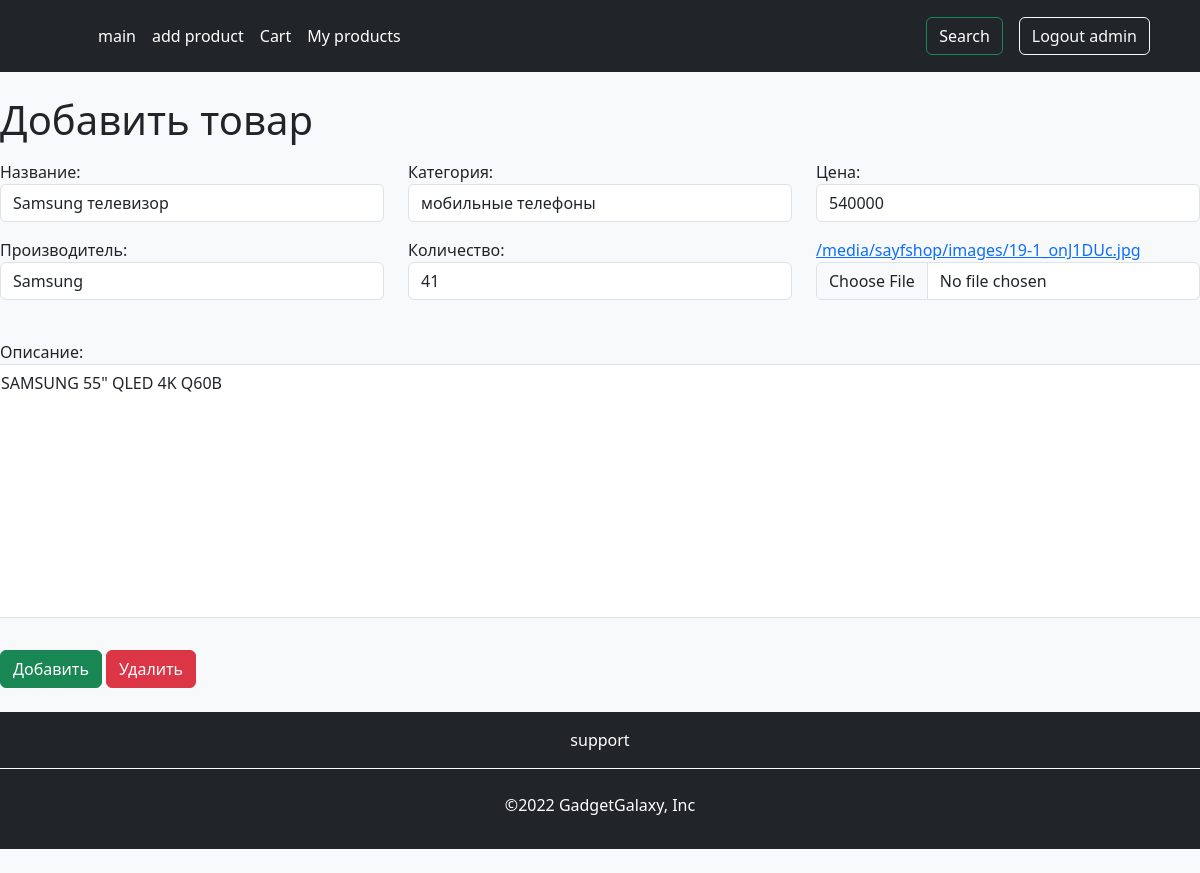
The app's page /change/22 (signed in), older data.
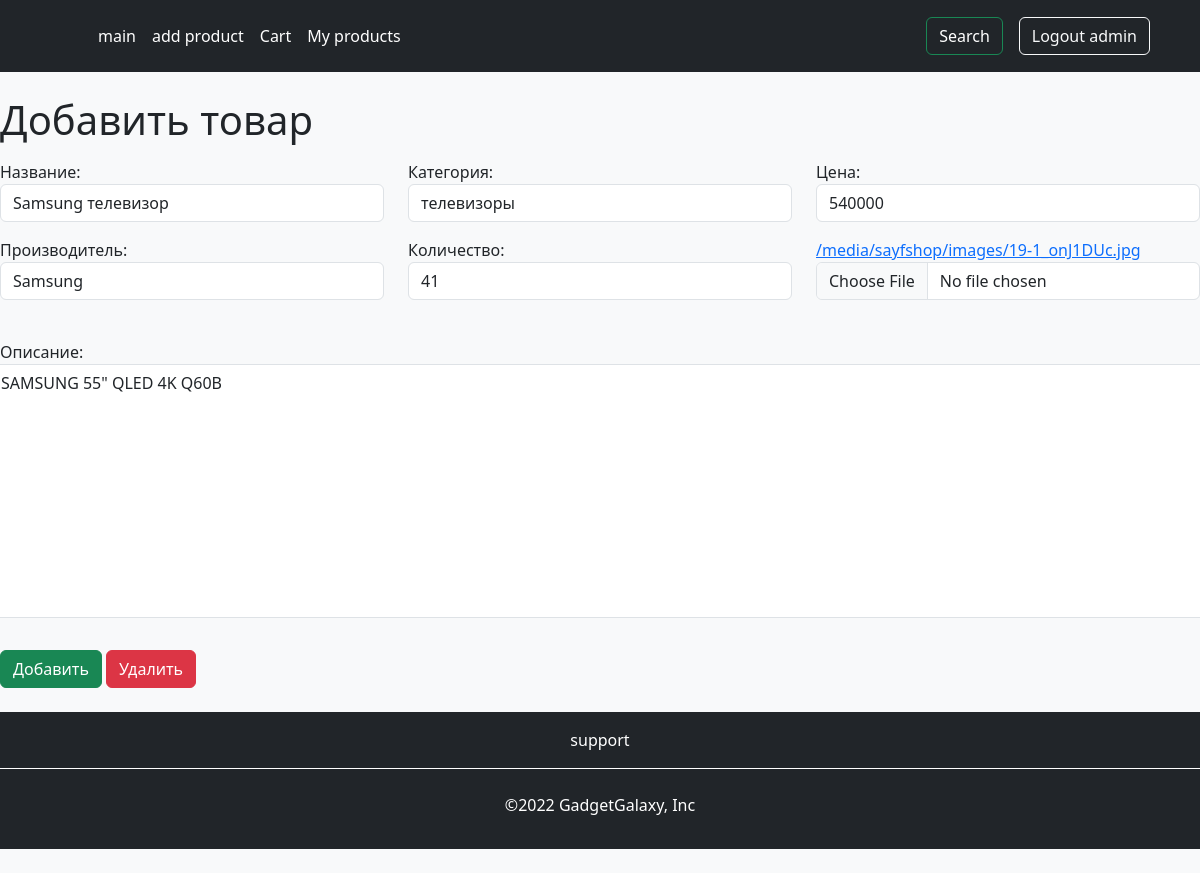
The same page, newer data.
### SayfShop/models.py (models this page shows, shortened)
class Product(models.Model):
    name = models.CharField(max_length=50)
    discription = models.TextField()
    category = models.CharField(max_length=30 ,choices=CATEGORIS2,default=CATEGORIS2[0][0])
    price = models.PositiveIntegerField()
    manufacturer = models.CharField(max_length=50)
    img = models.ImageField(upload_to='sayfshop/images' ,null=True)
    count = models.PositiveIntegerField()
    createdDate = models.DateTimeField(auto_now_add=True)
    user = models.ForeignKey(User, on_delete=models.CASCADE,null=True, blank=True)

### SayfShop/views.py (the view, shortened to what this page needs)
# urls.py: path('change/<int:product_id>', views.change, name='ChangeProduct'),
@login_required
def change(request,product_id):
    product = get_object_or_404(Product,pk=product_id,user=request.user)
    if request.method == 'GET':
        form =ProductForm(instance=product)
        return render(request,'changeproduct.html',{'product':product ,'categorys':CATEGORIS ,'form':form})

### SayfShop/forms.py
class ProductForm(ModelForm):
    class Meta:
        model = Product
        fields = ['name','discription','category','price','manufacturer','count','img']

### SayfShop/templates/changeproduct.html (shortened to what this page needs)
{% extends 'base.html' %}
{% block content %}
<h1>Добавить товар</h1>
    <form action="{% url 'ChangeProduct' product.pk %}" method="post" enctype="multipart/form-data">{% csrf_token %}
<div class="row">
    <div class="col-sm">
          <p>
    <label for="id_name">Название:</label>
    <input type="text" name="name" maxlength="50" required id="id_name" class="form-control"value="{{ product.name }}">
  </p>
    </div>
    <div class="col-sm">
      <p>
    <label for="id_category">Категория:</label>
    <select name="category" id="id_category" class="form-control">
        {% for category in categorys %}
            <option value="{{ category }}" {% if product.category == category %}selected{% endif %}>{{ category }}</option>
        {% endfor %}
    </select>
  </p>
    </div>
    <div class="col-sm">
     <p>
    <label for="id_price">Цена:</label>
    <input type="number" name="price" min="0" required id="id_price" class="form-control" value="{{ product.price }}">
  </p>
    </div>
</div>
<div class="row">
    <div class="col-sm">
          <p>
    <label for="id_manufacturer">Производитель:</label>
    <input type="text" name="manufacturer" maxlength="50" required id="id_manufacturer" class="form-control"value="{{ product.manufacturer }}">
  </p>
    </div>
    <div class="col-sm">
          <p>
    <label for="id_count">Количество:</label>
    <input type="number" name="count" min="0" required id="id_count" class="form-control"value="{{ product.count }}">
  </p>
    </div>
    <div class="col-sm">
   <p>
         <a href="{{product.img.url}}">{{ product.img.url }}</a><br>
      <input type="file" name="img" accept="image/*" id="id_img" class="form-control"><br>
    </div>
    <label for="id_discription">Описание:</label>
    <textarea name="discription" cols="40" rows="10" required id="id_discription" class="form-control">{{ product.discription }}
</textarea>
</div>
        <input type="submit" value="Добавить" class="btn btn-success">
        <button form="delete" type="submit"  class="btn btn-danger">Удалить</button>
    </form>
{% endblock %}

Row changes from the older to the newer data that the page shows:
changed Product "/media/sayfshop/images/19-1_onJ1DUc.jpg": category "мобильные телефоны" → "телевизоры"
